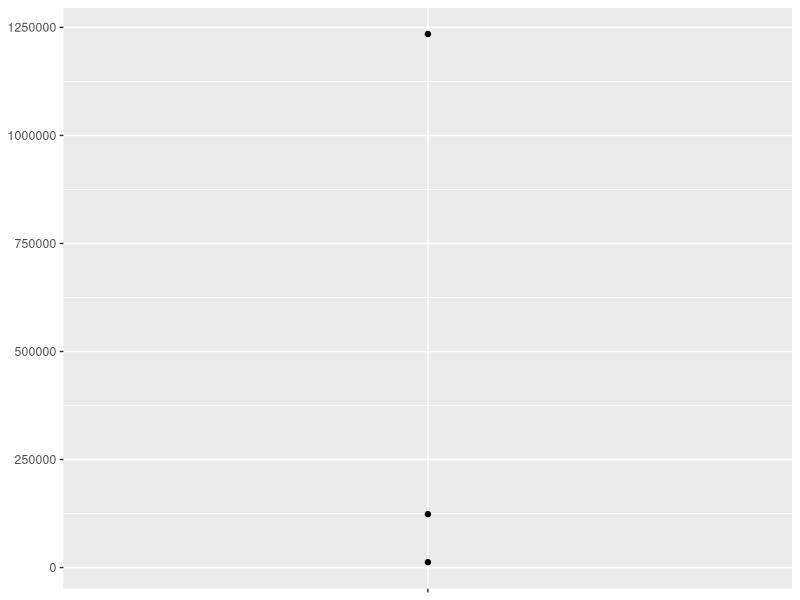
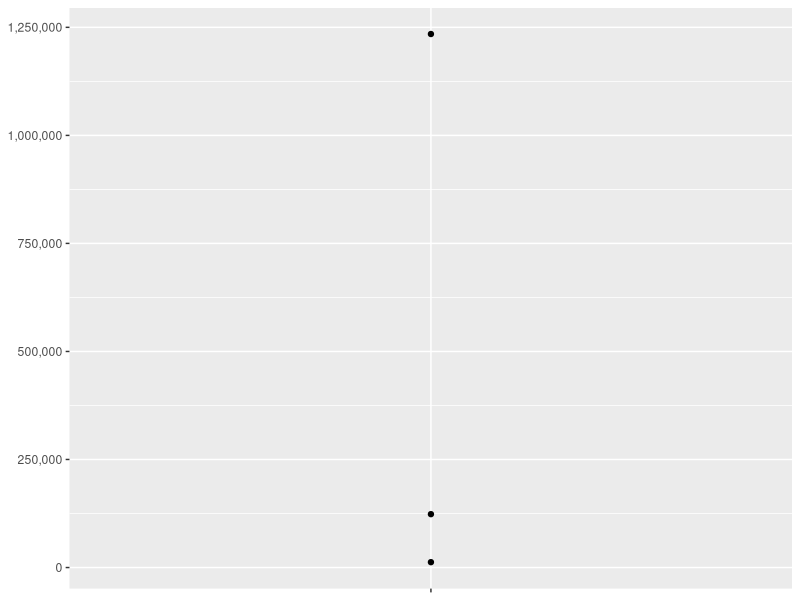
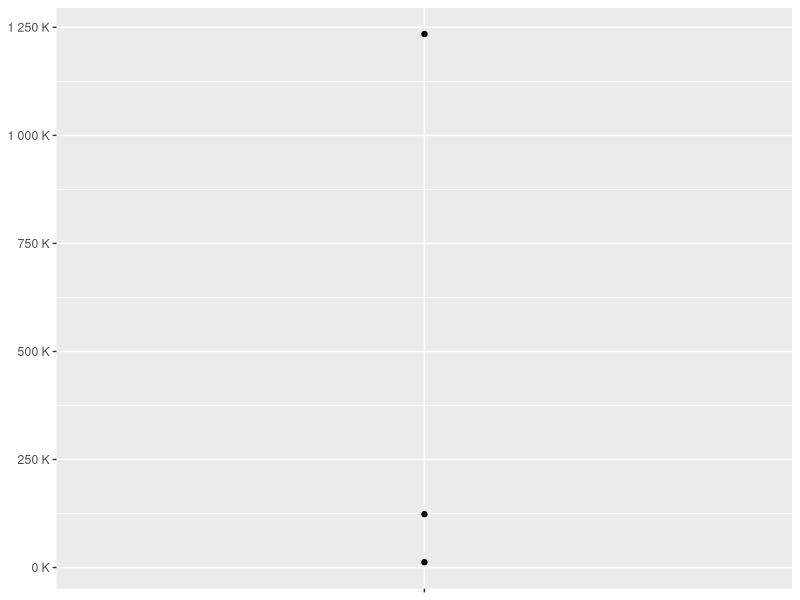
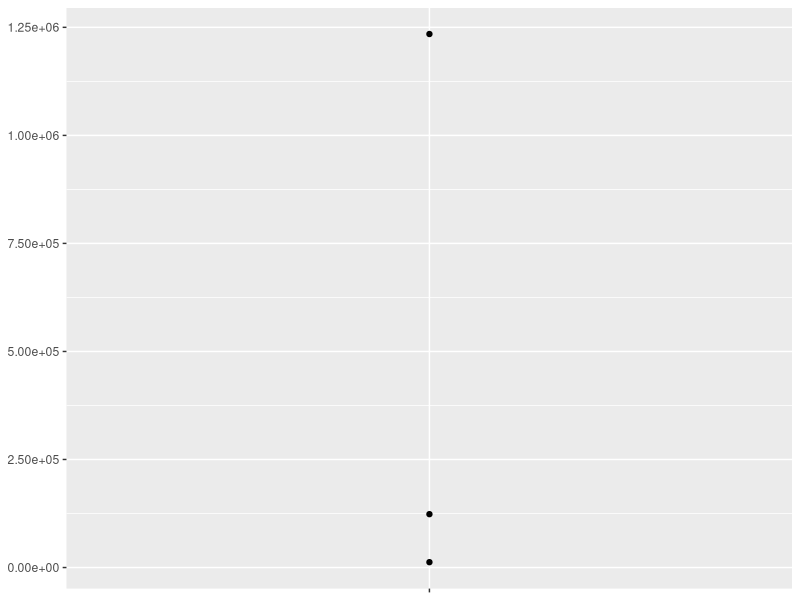
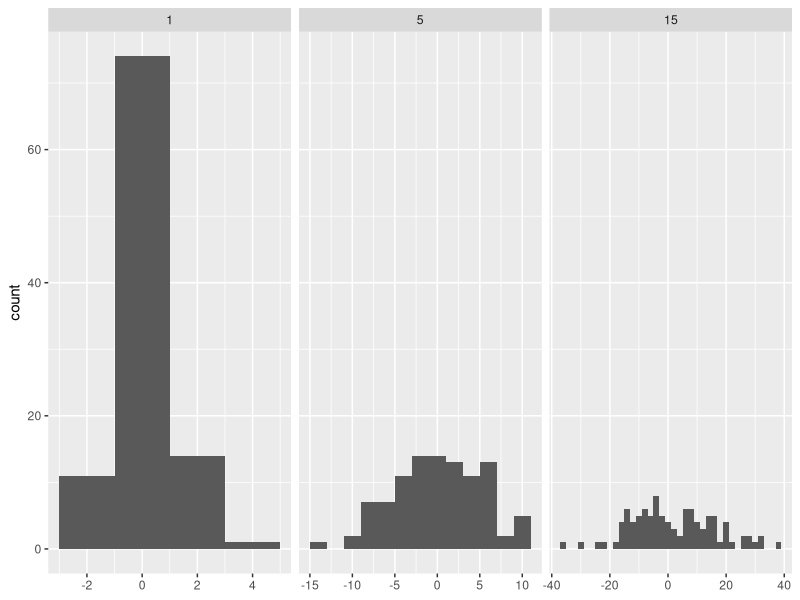
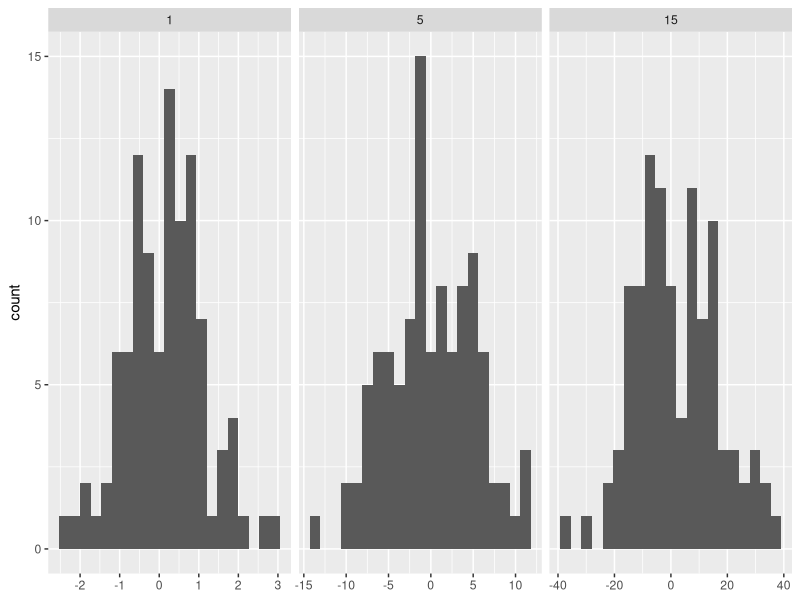
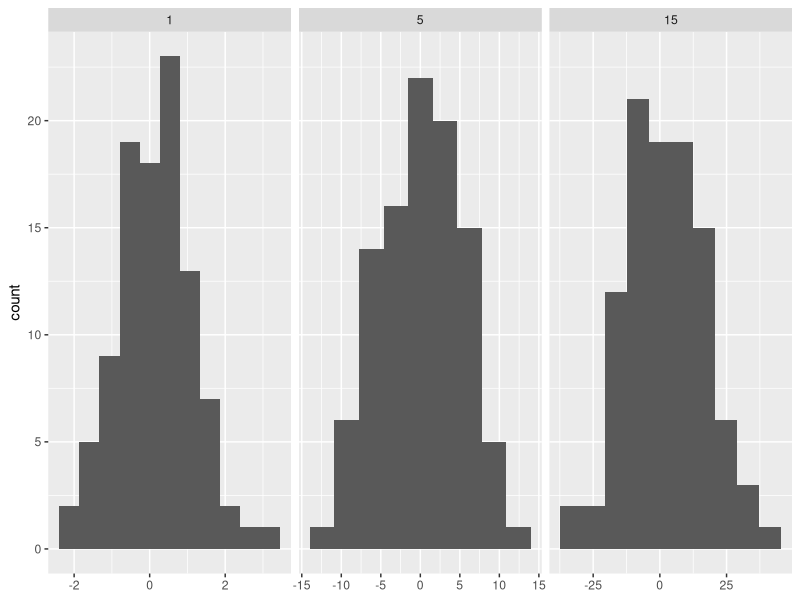
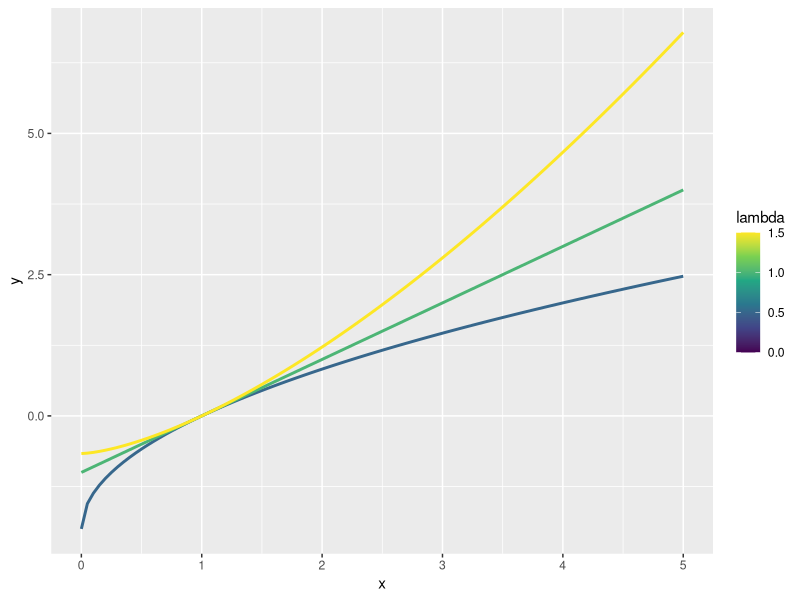

The R script that drew these images, in order:
## ---- chunk 1
power1 <- function(exp) {
  function(x) {
    x^exp
  }
}

square <- power1(2)
cube <- power1(3)
## ---- chunk 2
square(3)
cube(3)
## ---- chunk 3
library(rlang)
library(ggplot2)
library(scales)
## ---- chunk 4
square

cube
## ---- chunk 5
env_print(square)

env_print(cube)
## ---- chunk 6
fn_env(square)$exp

fn_env(cube)$exp
## ---- chunk 7
x <- 2
square <- power1(x)
x <- 3
## ---- chunk 8
square(2)
## ---- chunk 9
power2 <- function(exp) {
  force(exp)
  function(x) {
    x^exp
  }
}

x <- 2
square <- power2(x)
x <- 3
square(2)
## ---- chunk 10
power3 <- function(exp) {
  exp <- exp + 1 - 1
  function(x) {
    x^exp
  }
}
x <- 2
square <- power3(x)
x <- 3
square(2)
## ---- chunk 11
new_counter <- function() {
  i <- 0

  function() {
    i <<- i + 1
    i
  }
}

counter_one <- new_counter()
counter_two <- new_counter()
## ---- chunk 12
counter_one()
counter_one()
counter_two()
## ---- chunk 13
f1 <- function(n) {
  x <- runif(n)
  m <- mean(x)
  function() m
}

g1 <- f1(1e6)
lobstr::obj_size(g1)

f2 <- function(n) {
  x <- runif(n)
  m <- mean(x)
  rm(x)
  function() m
}

g2 <- f2(1e6)
lobstr::obj_size(g2)
## ---- chunk 14
y <- c(12345, 123456, 1234567)
comma_format()(y)

number_format(scale = 1e-3, suffix = " K")(y)
## ---- chunk 15
df <- data.frame(x = 1, y = y)
core <- ggplot(df, aes(x, y)) +
  geom_point() +
  scale_x_continuous(breaks = 1, labels = NULL) +
  labs(x = NULL, y = NULL)

core
core + scale_y_continuous(
  labels = comma_format()
)
core + scale_y_continuous(
  labels = number_format(scale = 1e-3, suffix = " K")
)
core + scale_y_continuous(
  labels = scientific_format()
)
## ---- chunk 16
# construct some sample data with very different numbers in each cell
sd <- c(1, 5, 15)
n <- 100

df <- data.frame(x = rnorm(3 * n, sd = sd), sd = rep(sd, n))

ggplot(df, aes(x)) +
  geom_histogram(binwidth = 2) +
  facet_wrap(~sd, scales = "free_x") +
  labs(x = NULL)
## ---- chunk 17
binwidth_bins <- function(n) {
  force(n)

  function(x) {
    (max(x) - min(x)) / n
  }
}

ggplot(df, aes(x)) +
  geom_histogram(binwidth = binwidth_bins(20)) +
  facet_wrap(~sd, scales = "free_x") +
  labs(x = NULL)
## ---- chunk 18
base_bins <- function(type) {
  fun <- switch(type,
    Sturges = nclass.Sturges,
    scott = nclass.scott,
    FD = nclass.FD,
    stop("Unknown type", call. = FALSE)
  )

  function(x) {
    (max(x) - min(x)) / fun(x)
  }
}

ggplot(df, aes(x)) +
  geom_histogram(binwidth = base_bins("FD")) +
  facet_wrap(~sd, scales = "free_x") +
  labs(x = NULL)
## ---- chunk 19
plot_dev <- function(ext, dpi = 96) {
  force(dpi)

  switch(ext,
    eps = ,
    ps = function(path, ...) {
      grDevices::postscript(
        file = filename, ..., onefile = FALSE,
        horizontal = FALSE, paper = "special"
      )
    },
    pdf = function(filename, ...) grDevices::pdf(file = filename, ...),
    svg = function(filename, ...) svglite::svglite(file = filename, ...),
    emf = ,
    wmf = function(...) grDevices::win.metafile(...),
    png = function(...) grDevices::png(..., res = dpi, units = "in"),
    jpg = ,
    jpeg = function(...) grDevices::jpeg(..., res = dpi, units = "in"),
    bmp = function(...) grDevices::bmp(..., res = dpi, units = "in"),
    tiff = function(...) grDevices::tiff(..., res = dpi, units = "in"),
    stop("Unknown graphics extension: ", ext, call. = FALSE)
  )
}

plot_dev("pdf")
plot_dev("png")
## ---- chunk 20
boxcox1 <- function(x, lambda) {
  stopifnot(length(lambda) == 1)

  if (lambda == 0) {
    log(x)
  } else {
    (x^lambda - 1) / lambda
  }
}
## ---- chunk 21
#| layout-ncol: 2
boxcox2 <- function(lambda) {
  if (lambda == 0) {
    function(x) log(x)
  } else {
    function(x) (x^lambda - 1) / lambda
  }
}

stat_boxcox <- function(lambda) {
  stat_function(aes(color = lambda), fun = boxcox2(lambda), linewidth = 1)
}

ggplot(data.frame(x = c(0, 5)), aes(x)) +
  lapply(c(0.5, 1, 1.5), stat_boxcox) +
  scale_colour_viridis_c(limits = c(0, 1.5))

ggplot(data.frame(x = c(0.01, 1)), aes(x)) +
  lapply(c(0.5, 0.25, 0.1, 0), stat_boxcox) +
  scale_colour_viridis_c(limits = c(0, 1.5))
## ---- chunk 22
boot_sample <- function(df, var) {
  n <- nrow(df)
  force(var)

  function() {
    col <- df[[var]]
    col[sample(n, replace = TRUE)]
  }
}

boot_mtcars1 <- boot_sample(mtcars, "mpg")
head(boot_mtcars1())
head(boot_mtcars1())
## ---- chunk 23
boot_model <- function(df, formula) {
  model <- lm(formula, data = df)
  fitted <- unname(fitted(model))
  resid <- unname(resid(model))
  rm(model)

  function() {
    fitted + sample(resid)
  }
}

boot_mtcars2 <- boot_model(mtcars, mpg ~ wt + disp)
head(boot_mtcars2())
head(boot_mtcars2())
## ---- chunk 24
mle_poisson <- function(lambda, x) {
  # x 相对是固定的，提前计算，可以节省计算资源
  sum_x <- sum(x)
  n <- length(x)
  c <- sum(lfactorial(x))
  # log(lambda) * sum(x) - n * lambda - sum(lfactorial(x))
  log(lambda) * sum_x - n * lambda - c
}
## ---- chunk 25
x1 <- c(41, 30, 31, 38, 29, 24, 30, 29, 31, 38)
mle_poisson(10, x1)
mle_poisson(20, x1)
mle_poisson(30, x1)
## ---- chunk 26
mle_poisson2 <- function(x) {
  force(x)
  function(lambda) {
    mle_poisson(lambda, x)
  }
}

optimise(mle_poisson2(x1), interval = c(0, 100), maximum = TRUE)
## ---- chunk 27
optimise(mle_poisson, interval = c(0, 100), x = x1, maximum = TRUE)
## ---- chunk 28
names <- list(
  square = 2,
  cube = 3,
  root = 1 / 2,
  cuberoot = 1 / 3,
  reciprocal = -1
)
funs <- purrr::map(names, power1)

funs$root(64)
funs$root
## ---- chunk 29
with(funs, root(64))
## ---- chunk 30
attach(funs)
root(100)
detach(funs)
## ---- chunk 31
rlang::env_bind(globalenv(), !!!funs)
root(100)
rlang::env_unbind(globalenv(), names(funs))
